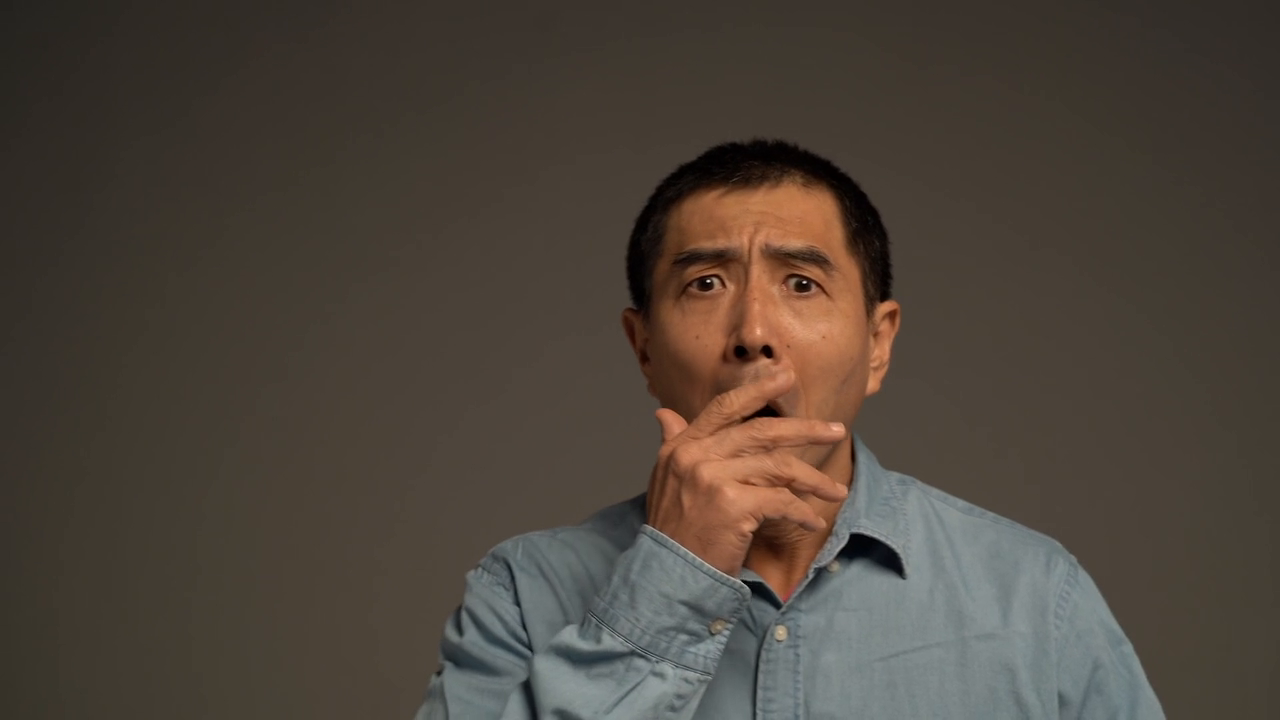
#> input picture frame 39 of 07-Face and Human Detection/Face Detection - Haarcascade/sample_video.mp4, 1280 x 720 px
$ python main.py
#> lines starting #> are read from the running program, lines starting #| are printed output that depends on the picture; after the words box and inside, x2 and y2 are one past the last pixel; in counts of white or black regions, pixels touching at a corner belong together
import cv2

face_cascade = cv2.CascadeClassifier('haarcascades/haarcascade_frontalface_alt2.xml')

cap = cv2.VideoCapture('sample_video.mp4')

while True:
    ret, frame = cap.read()
#> frame is the input picture: shape (720, 1280, 3); mean B, G, R 59.4, 68.5, 77.4
    if not ret:
        break

    gray = cv2.cvtColor(frame, cv2.COLOR_BGR2GRAY)
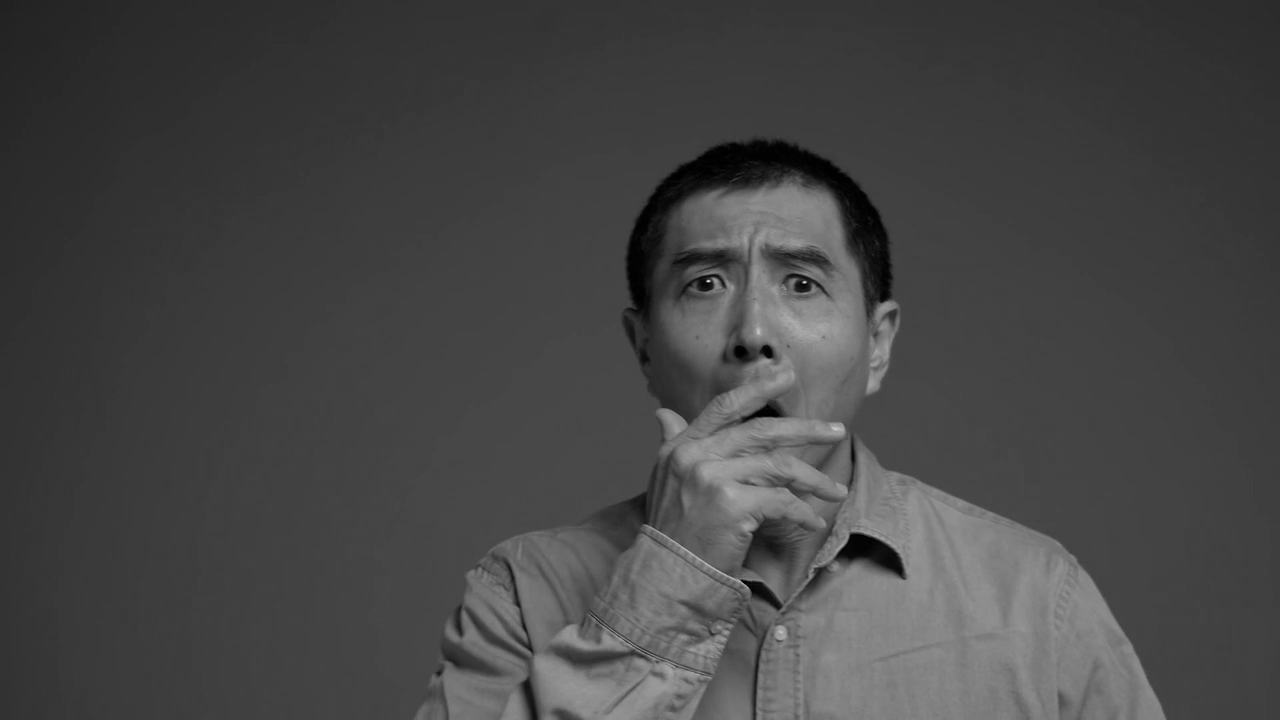
#> gray: shape (720, 1280); min 0, max 221, mean 70.2
    face_rects = face_cascade.detectMultiScale(gray, scaleFactor=1.2, minNeighbors=5)
#> face_rects = [[626, 175, 258, 258]]

    for (x, y, w, h) in face_rects:
        cv2.rectangle(frame, (x, y), (x + w, y + h), (0, 255, 0), 2)
#> this loop made 1 pass
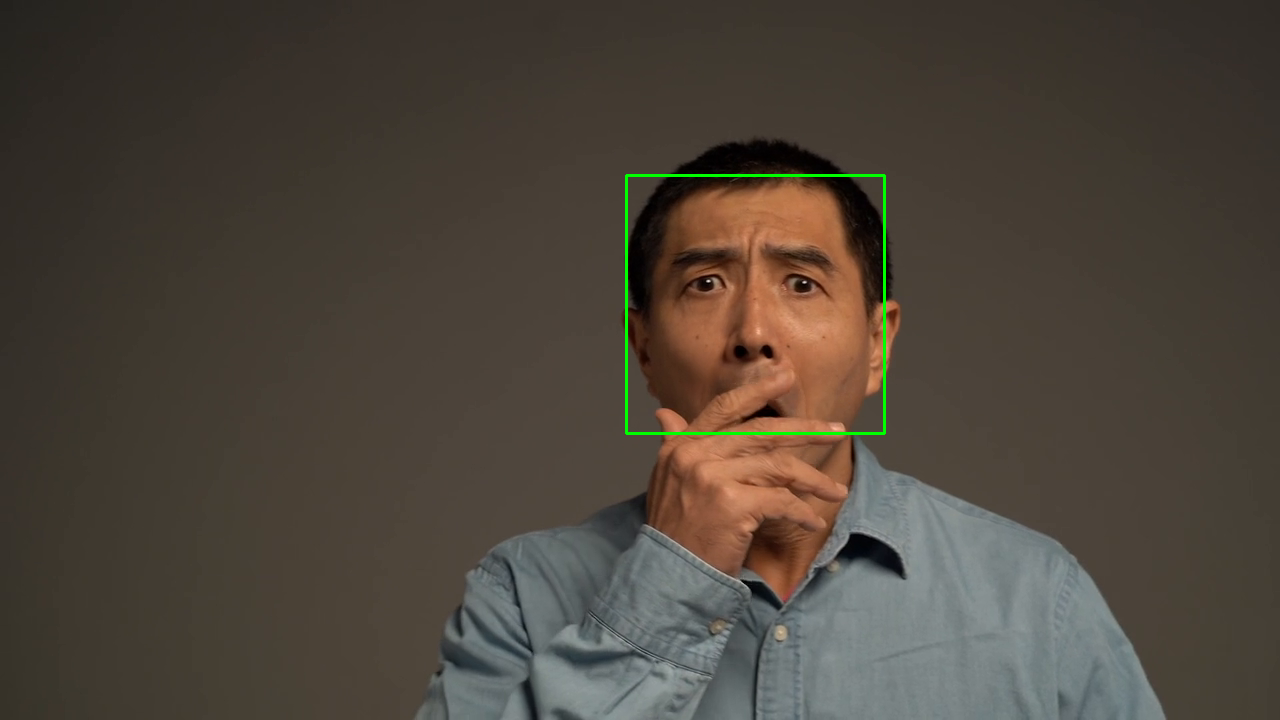
#> frame: shape (720, 1280, 3); 0.34% of pixels changed, all inside (x1, y1, x2, y2) = (625, 174, 886, 435)

    cv2.imshow("Kamera", frame)
    k = cv2.waitKey(1) & 0xFF
#> (key q is pressed here)
    if k == ord('q'):
        break

cap.release()
cv2.destroyAllWindows()

$ run again, starting later in the video
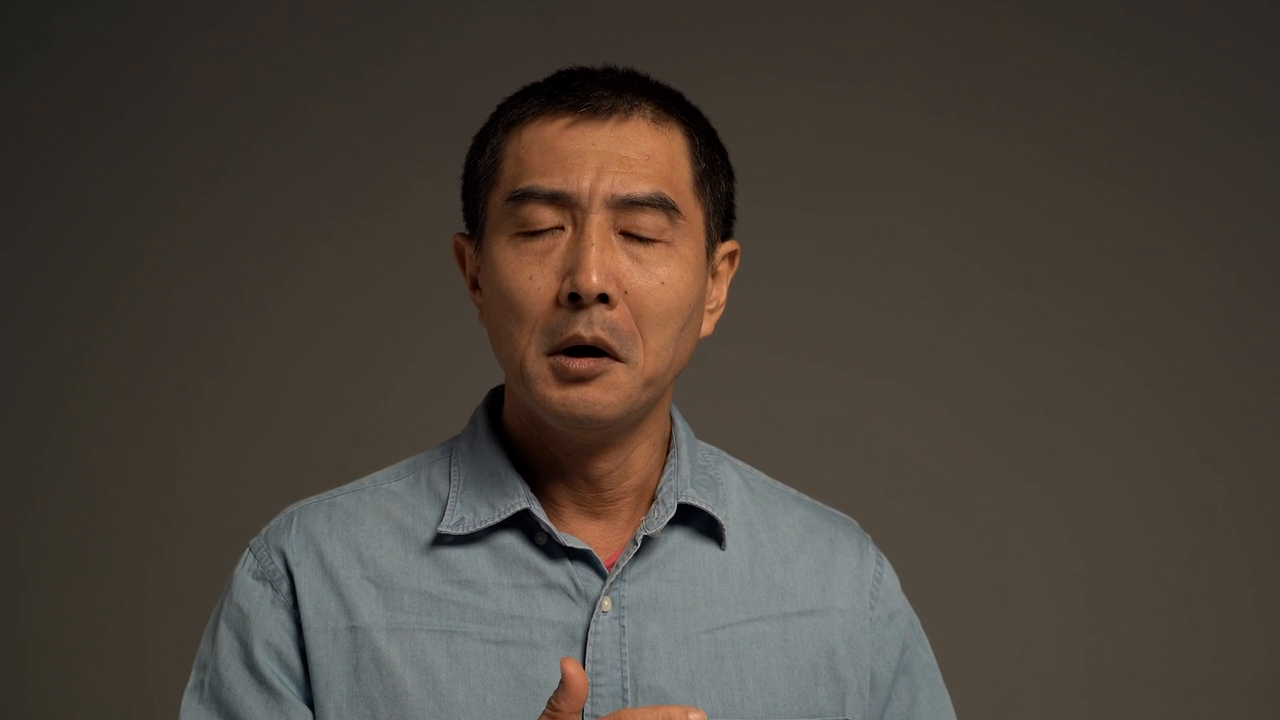
#> input picture frame 177 of 07-Face and Human Detection/Face Detection - Haarcascade/sample_video.mp4, 1280 x 720 px
#> frame is the input picture: shape (720, 1280, 3); mean B, G, R 59.2, 67.3, 75.4
#> `gray = cv2.cvtColor(frame, cv2.COLOR_BGR2GRAY)`:
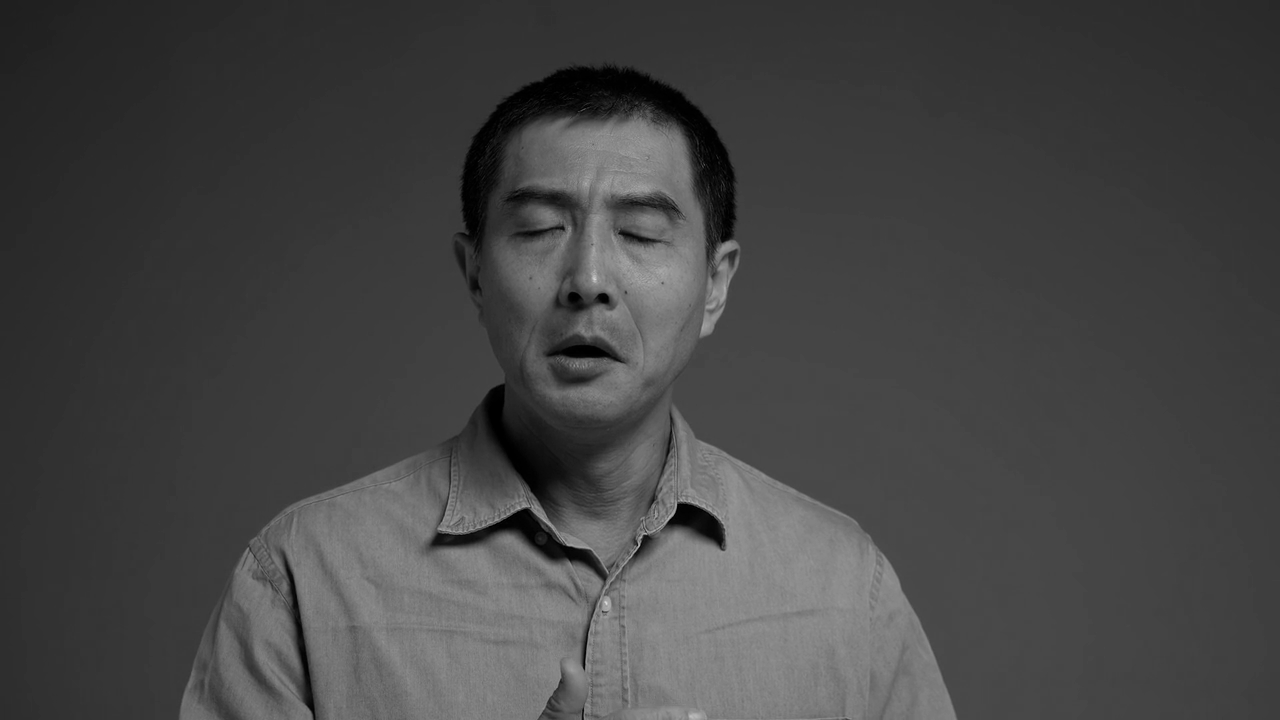
#> gray: shape (720, 1280); min 0, max 224, mean 68.8
#> face_rects = [[447, 111, 289, 289]]
#> the loop `for (x, y, w, h) in face_rects:` made 1 pass
#> after the loop `for (x, y, w, h) in face_rects:`:
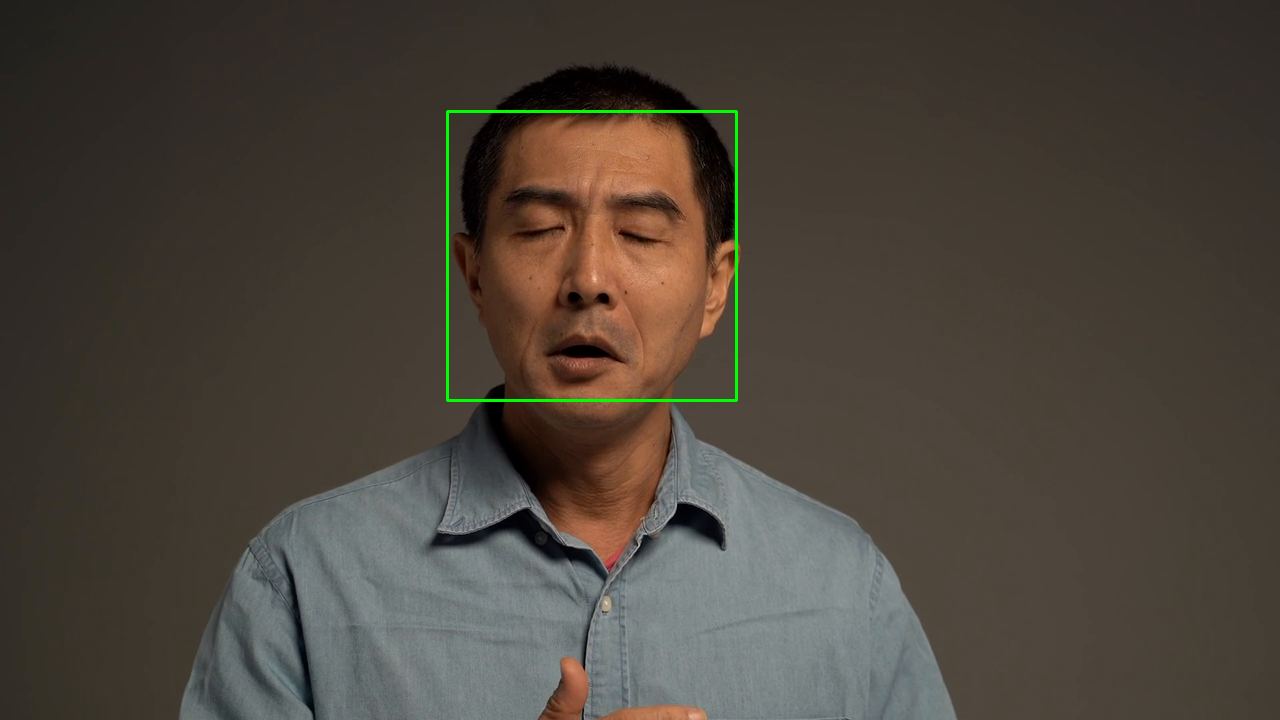
#> frame: shape (720, 1280, 3); 0.38% of pixels changed, all inside (x1, y1, x2, y2) = (446, 110, 738, 402)

$ run again, starting later in the video
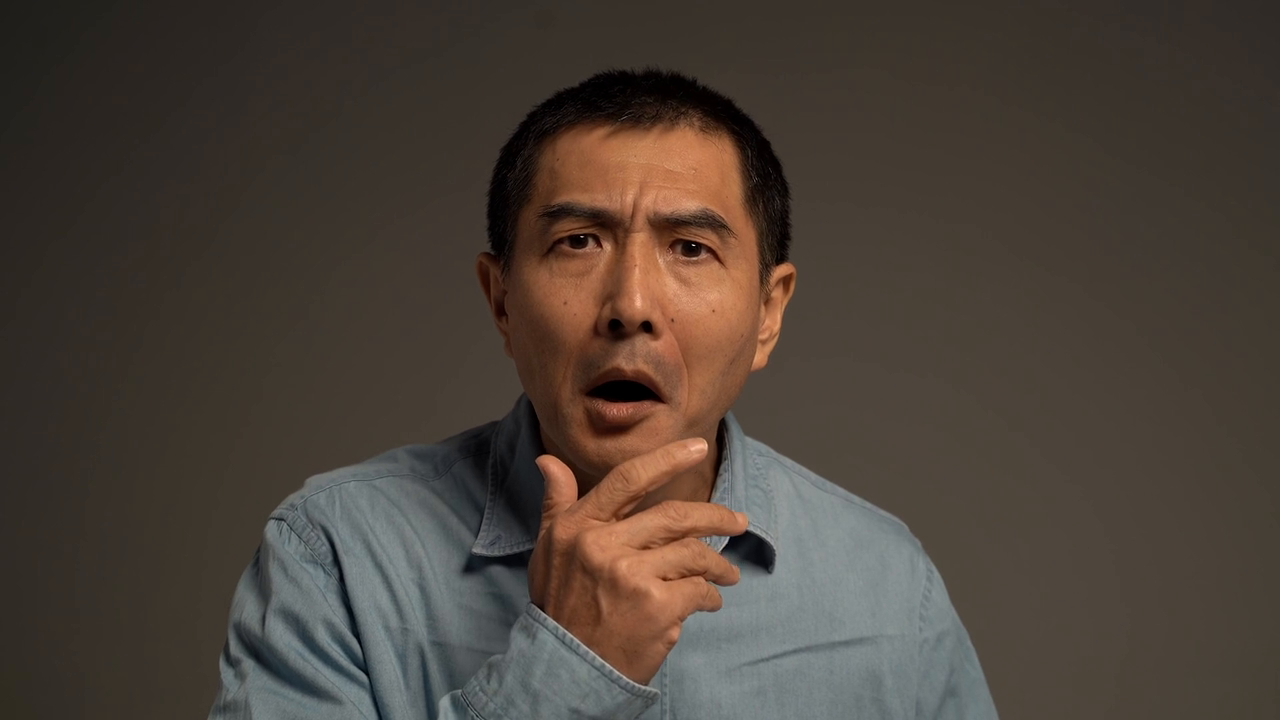
#> input picture frame 315 of 07-Face and Human Detection/Face Detection - Haarcascade/sample_video.mp4, 1280 x 720 px
#> frame is the input picture: shape (720, 1280, 3); mean B, G, R 57, 65.4, 75.5
#> `gray = cv2.cvtColor(frame, cv2.COLOR_BGR2GRAY)`:
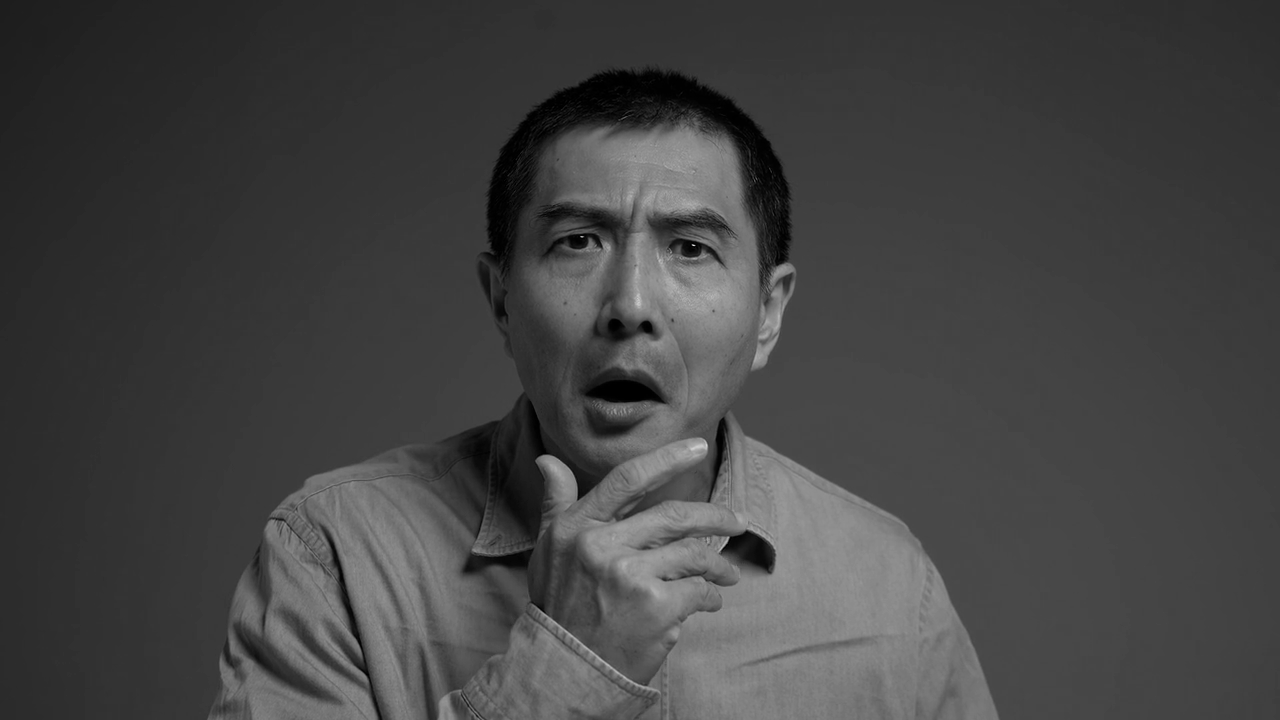
#> gray: shape (720, 1280); min 0, max 230, mean 67.5
#> face_rects = [[482, 121, 308, 308]]
#> the loop `for (x, y, w, h) in face_rects:` made 1 pass
#> after the loop `for (x, y, w, h) in face_rects:`:
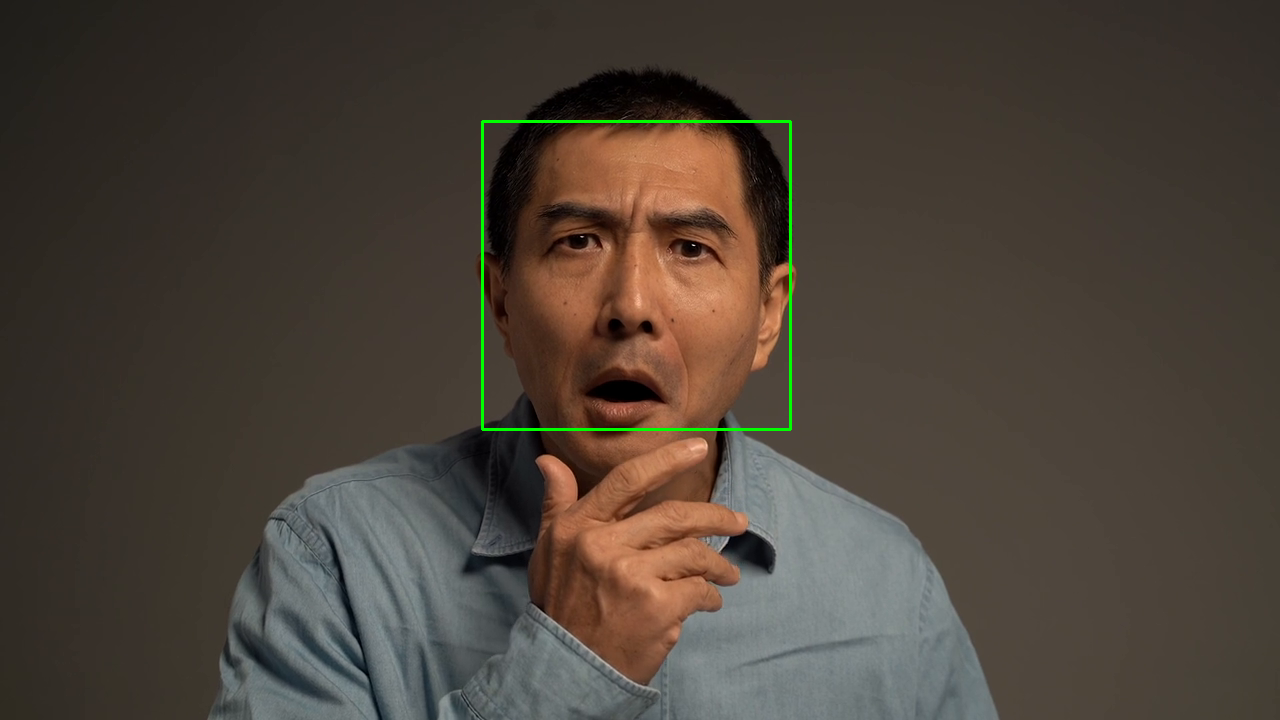
#> frame: shape (720, 1280, 3); 0.4% of pixels changed, all inside (x1, y1, x2, y2) = (481, 120, 792, 431)
